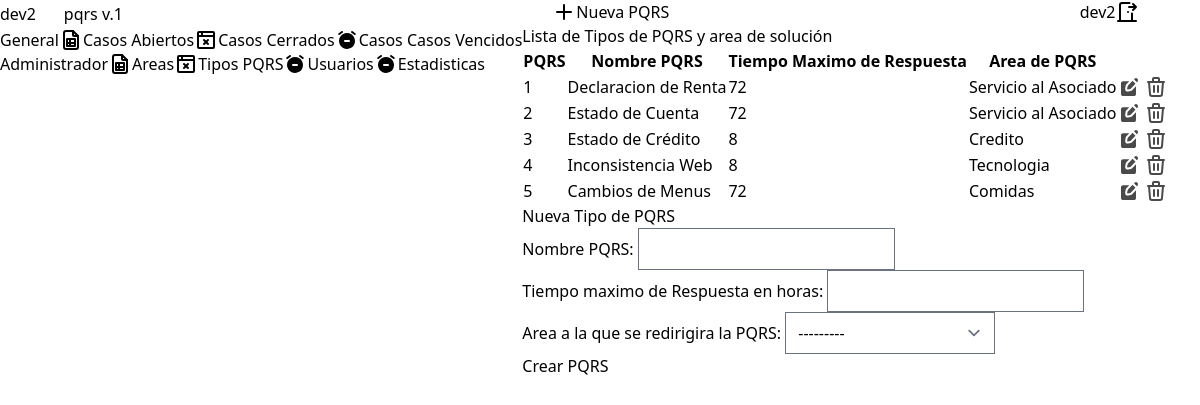
Page /adminUser/tiposPQRS/ (signed in) on the earlier database version.
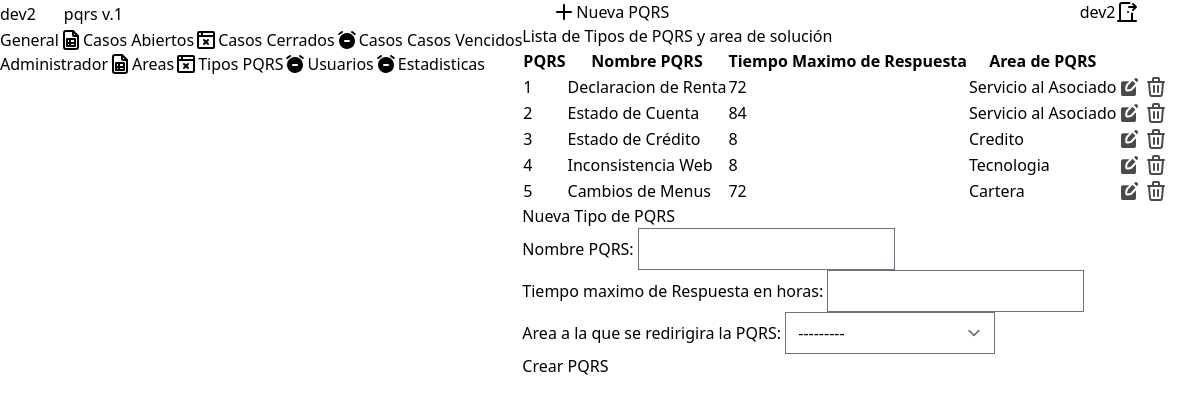
Same page on the later database version.
### adminUser/models.py (models this page shows, shortened)
class TypesPQRS(models.Model):
    name = models.CharField(max_length=100)
    timeExecute = models.IntegerField()
    area_redirect = models.ForeignKey(Areas, on_delete=models.SET_NULL, null=True, blank=True)

class Areas(models.Model):
    name = models.CharField(max_length=30)
    def __str__(self):
        return self.name

### adminUser/views.py (the view)
# urls.py: path('tiposPQRS/', typesPQRSAll, name="typesPQRS"),
def typesPQRSAll(request):
    if not request.user.is_staff:
        return redirect('home')
    pqrs = TypesPQRS.objects.all()
    form = TypesPQRSForms()
    if request.method == 'POST':
        form = TypesPQRSForms(request.POST)
        if form.is_valid():
            form.save()
            return redirect('typesPQRS')
    return render(request, 'admin/pqrs.html', {'pqrs': pqrs, 'form': form})

### adminUser/forms.py
class TypesPQRSForms(forms.ModelForm):
    class Meta:
        model = TypesPQRS
        fields = '__all__'
        labels = {
            'name': 'Nombre PQRS',
            'timeExecute': 'Tiempo maximo de Respuesta en horas',
            'area_redirect': 'Area a la que se redirigira la PQRS'
        }

### adminUser/templates/admin/pqrs.html (shortened to what this page needs)
{% extends "baseUsers.html" %}
{% load static %}
{% block datas %}
    <section class="areas">
        <div>
            <div class="top-areas">
                <h2>Lista de Tipos de PQRS y area de solución</h2>
            </div>
            <table>
                <tr>
                    <th>PQRS</th>
                    <th>Nombre PQRS</th>
                    <th>Tiempo Maximo de Respuesta</th>
                    <th>Area de PQRS</th>
                    <th></th>
                </tr>
                {% for pqr in pqrs %}
                <tr class="datas-areas">
                    <td>{{forloop.counter}}</td>
                    <td>{{pqr.name}}</td>
                    <td>{{pqr.timeExecute}}</td>
                    <td>{{pqr.area_redirect}}</td>
                    <td>
                        <a href="{% url 'updatePQRS' pqr.id %}">
                        </a>
                    </td>
                    <td>
                        <a
                            href="{% url 'deleteTypePQRS' pqr.id %}"
                            onclick="return confirm('Esta seguro de eliminar este PQRS?')"
                        >
                        </a>
                    </td>
                </tr>
                {% endfor %}
            </table>
        </div>
        <div>
            <h2>Nueva Tipo de PQRS</h2>
            <form method="POST">
                {{form.as_p}}
                <button type="submit">
                    Crear PQRS
                </button>
            </form>
        </div>
    </section>
{% endblock datas %}

Differences in the rows shown:
changed TypesPQRS "Estado de Cuenta": timeExecute "72" → "84"
changed TypesPQRS "Cambios de Menus": area_redirect "Comidas" → "Cartera"
